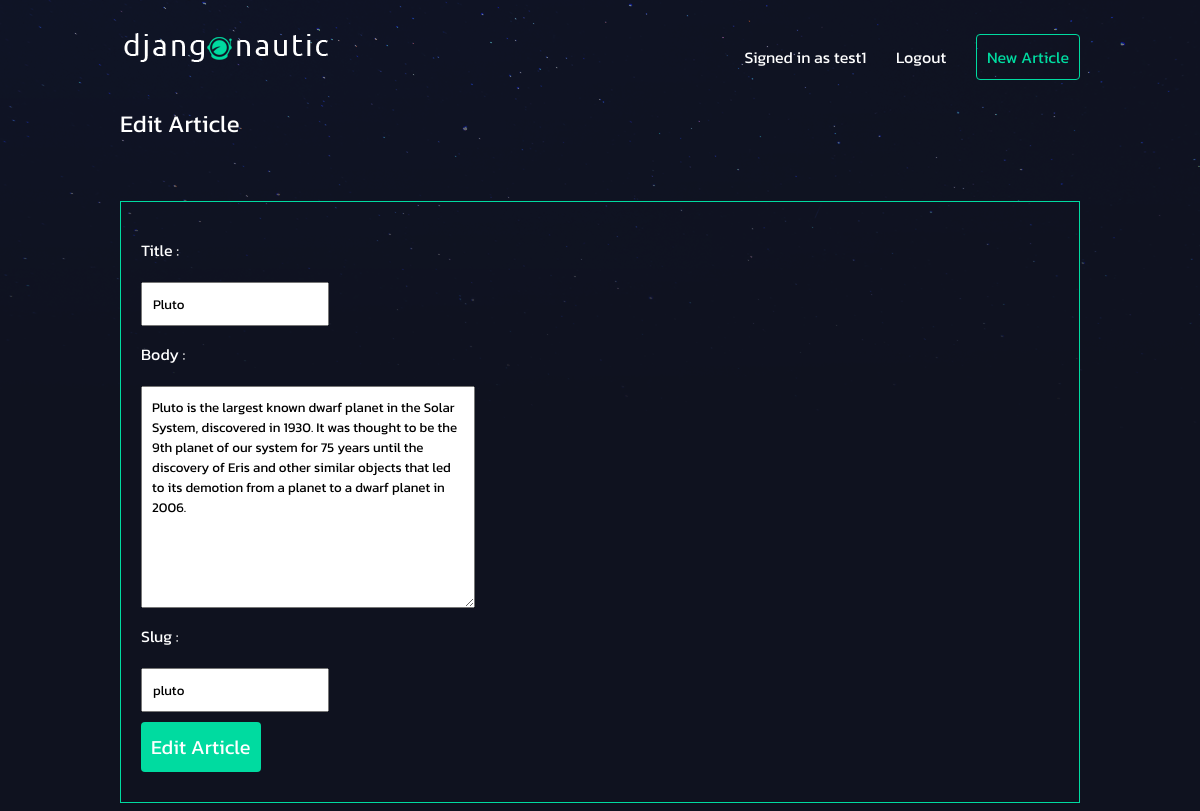
The page /articles/edit/pluto/ (signed in) on the database its author committed.
### articles/models.py (models this page shows, shortened)
class Article(models.Model):
    title = models.CharField(max_length=100)
    slug = models.SlugField()
    body = models.TextField()
    date = models.DateTimeField(auto_now_add=True)
    thumb = models.ImageField(default='default.png', blank=True)
    author = models.ForeignKey(User, on_delete=models.CASCADE, default=None)

### articles/views.py (the view, shortened to what this page needs)
# urls.py: path("edit/<slug:slug>/", views.article_edit, name='edit'),
def article_edit(request, slug):
    if Article.objects.filter(slug=slug).exists():
        article = Article.objects.get(slug=slug)
        if str(article.author) != str(request.user.username):
            return redirect('articles:slug', slug=slug)
        if request.method == 'GET':
            return render(request, 'article_edit.html', {'article' : article})
    return redirect("articles:slug", slug=slug)

### articles/templates/article_edit.html (shortened to what this page needs)
{% extends 'base_layout.html' %}
{% load static %}
{% block content %}
    <div class='create-article'>
        <h2>Edit Article</h2>
        <form action="{% url 'articles:edit' article.slug %}" method='post' class="site-form" enctype="multipart/form-data">
            <p>Title : </p><input type="text" name="title" value="{{ article.title }}">
            <p>Body : </p><textarea name="body" cols="40" rows="10">{{article.body}}</textarea>
            <p>Slug : </p><input type="text" name="slug" value="{{ article.slug }}">
            <input type="submit" value="Edit Article">
        </form>
    </div>
{% endblock %}

### templates/base_layout.html (shortened to what this page needs)
{% load static %}
<!DOCTYPE html>
    <html lang="en">
    <head>
        <link rel="stylesheet" href="{% static 'style.css' %}">
    </head>
    <body>
        <header class="wrapper">
            <h1><a href="{% url 'home' %}"><img src="{% static 'logo.png' %}"></a></h1>
            <nav>
                <ul>
                    {% if user.is_authenticated %}
                    <li>Signed in as {{ user.username }}</li>
                    <li>
                        <form class='logout-link' action="{% url 'accounts:logout' %}" method='post'>
                            <button type="submit">Logout</button>
                        </form>
                    </li>
                    <li><a href="{% url 'articles:create' %}" class='highlight'>New Article</a></li>
                    {% endif %}
                </ul>
            </nav>
        </header>
        <div class="wrapper">
            {% block content %}
            {% endblock %}
        </div>
    </body>
</html>

### assets/style.css (style rules this page uses)
body { background-color: #0f121f; background-image: url("stars.png"); background-repeat: no-repeat; color: #fff; }
body * { font-family: 'Kanit', sans-serif; }
h1, h2, h3, h4, h5 { font-weight: normal; margin: 0; }
a, a:hover, a:visited { color: #fff; text-decoration: none; }
.wrapper { max-width: 960px; margin: 0 auto; }
header { display: grid; grid-template-columns: 1fr 1fr; padding: 20px 0; }
nav { justify-self: end; }
nav li { display: inline-block; list-style-type: none; margin-left: 20px; }
nav button { background: none; color: #fff; cursor: pointer; border: 0; font-size: 16px; }
.site-form { margin-top: 60px; border: 1px solid #00dba0; padding: 20px; }
.site-form input, .site-form textarea { display: block; margin: 20px 0 0px 0; padding: 10px; }
a.highlight { border: 1px solid #00dba0; padding: 10px; border-radius: 4px; color: #00dba0; }
.site-form input[type="submit"] { background: #00dba0; border: 0; color: #fff; font-size: 20px; border-radius: 4px; margin: 10px 0; }

### rows shown on the page
Article: title "Pluto", body "Pluto is the largest known dwarf planet in the Solar System, discovered in 1930. It was thought to be the 9th planet of our system for 75 years until the discovery of Eris and other similar objects that led to its demotion from a planet to a dwarf planet in 2006.", slug "pluto"

### other values the page prints
{{ user.username }} "test1"
